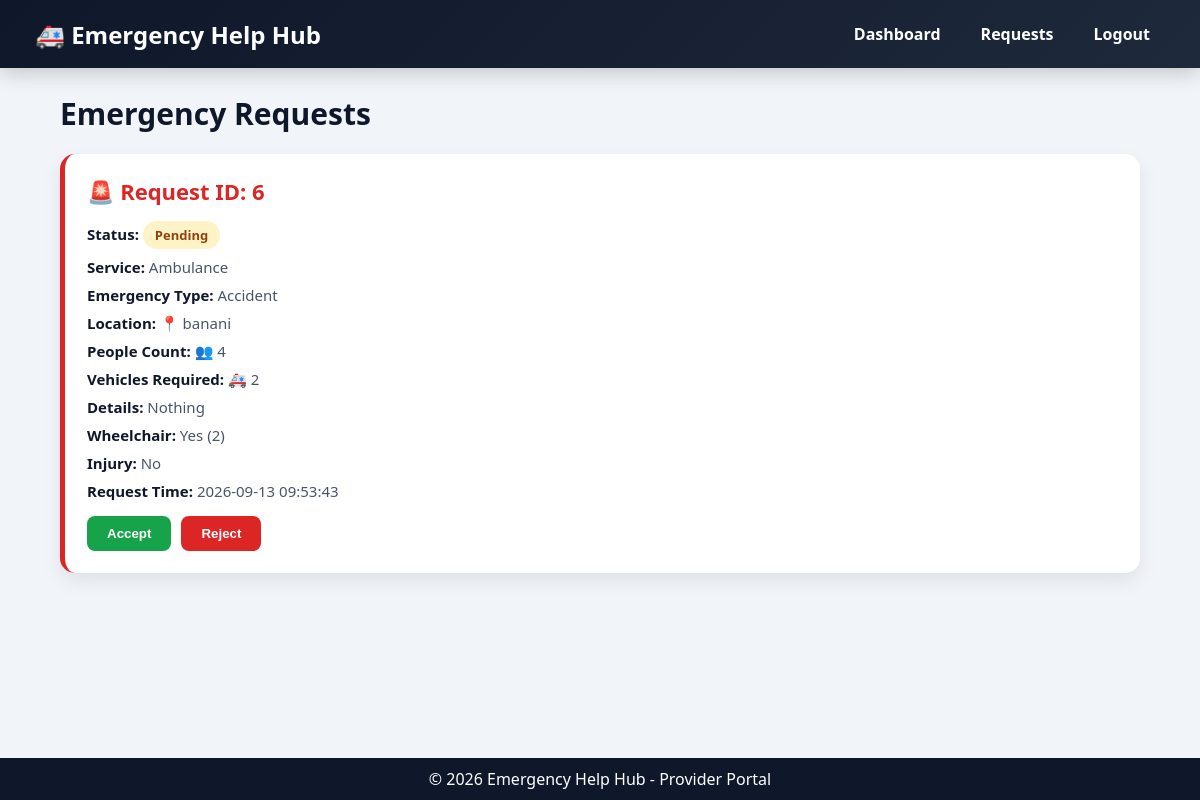
The app's page /controller/provider/requests.php (signed in) with its own data.
### tables this page shows
CREATE TABLE `emergency_requests` (
  `request_id` int(10) UNSIGNED NOT NULL,
  `citizen_id` int(10) UNSIGNED NOT NULL,
  `provider_id` int(10) UNSIGNED DEFAULT NULL,
  `service_type` varchar(50) NOT NULL,
  `emergency_type` varchar(100) NOT NULL,
  `people_count` int(10) UNSIGNED DEFAULT 1,
  `vehicles_requested` int(10) UNSIGNED DEFAULT 1,
  `location` varchar(150) NOT NULL,
  `details` text DEFAULT NULL,
  `wheelchair_required` tinyint(1) DEFAULT 0,
  `wheelchair_count` int(10) UNSIGNED DEFAULT 0,
  `injury_present` tinyint(1) DEFAULT 0,
  `injury_level` enum('Minor','Moderate','Severe','Critical') DEFAULT NULL,
  `injury_description` text DEFAULT NULL,
  `status` enum('Pending','Accepted','On The Way','Completed','Rejected','Cancelled') DEFAULT 'Pending',
  `request_time` timestamp NOT NULL DEFAULT current_timestamp(),
  `accepted_at` datetime DEFAULT NULL,
  `completed_at` datetime DEFAULT NULL,
  `updated_at` timestamp NOT NULL DEFAULT current_timestamp() ON UPDATE current_timestamp(),
  `latitude` double DEFAULT NULL,
  `longitude` double DEFAULT NULL
);

### controller/provider/requests.php (called while the page is built, shortened)
<?php
require_once __DIR__ . "/../../model/provider/ProviderModel.php";
$providerId = $_SESSION["provider_id"];
$requests = getProviderEmergencyRequests($providerId);
require_once __DIR__ . "/../../view/provider/requests.php";
?>

### model/provider/ProviderModel.php (called while the page is built, shortened)
<?php
require_once __DIR__ . "/../../config/db.php";
function getProviderEmergencyRequests($providerId)
{
    global $conn;
    $stmt = mysqli_prepare(
        $conn,
        "SELECT
            request_id,
            citizen_id,
            provider_id,
            service_type,
            emergency_type,
            people_count,
            vehicles_requested,
            location,
            details,
            wheelchair_required,
            wheelchair_count,
            injury_present,
            injury_level,
            injury_description,
            status,
            request_time,
            accepted_at,
            completed_at,
            updated_at
        FROM emergency_requests
        WHERE provider_id = ?
        ORDER BY request_time DESC"
    );
    mysqli_stmt_bind_param(
        $stmt,
        "i",
        $providerId
    );
    mysqli_stmt_execute($stmt);
    $result = mysqli_stmt_get_result($stmt);
    $requests = [];
    while($row = mysqli_fetch_assoc($result))
    {
        $requests[] = $row;
    }
    return $requests;
}
?>

### view/provider/requests.php (the view, shortened to what this page needs)
<!DOCTYPE html>
<html lang="en">
<head>
<link rel="stylesheet" href="../../assets/css/provider.css">
</head>
<body>
<header>
<h2>🚑 Emergency Help Hub</h2>
<nav>
<a href="../../controller/provider/dashboard.php">Dashboard</a>
<a href="../../controller/provider/requests.php">Requests</a>
<a href="../../controller/provider/logout.php">Logout</a>
</nav>
</header>
<main class="container">
<h1>Emergency Requests</h1>
<?php if(count($requests) > 0): ?>
<?php foreach($requests as $request): ?>
<div class="request-card">
<h2>
🚨 Request ID: <?= htmlspecialchars($request["request_id"]) ?>
</h2>
<p>
<strong>Status:</strong>
<span class="status <?= htmlspecialchars($request["status"]) ?>">
<?= htmlspecialchars($request["status"]) ?>
</span>
</p>
<p>
<strong>Service:</strong>
<?= htmlspecialchars($request["service_type"]) ?>
</p>
<p>
<strong>Emergency Type:</strong>
<?= htmlspecialchars($request["emergency_type"]) ?>
</p>
<p>
<strong>Location:</strong>
📍 <?= htmlspecialchars($request["location"]) ?>
</p>
<p>
<strong>People Count:</strong>
👥 <?= htmlspecialchars($request["people_count"]) ?>
</p>
<p>
<strong>Vehicles Required:</strong>
🚑 <?= htmlspecialchars($request["vehicles_requested"]) ?>
</p>
<p>
<strong>Details:</strong>
<?= htmlspecialchars($request["details"]) ?>
</p>
<p>
<strong>Wheelchair:</strong>
<?php if($request["wheelchair_required"] == 1): ?>
Yes
(<?= htmlspecialchars($request["wheelchair_count"]) ?>)
<?php else: ?>
No
<?php endif; ?>
</p>
<p>
<strong>Injury:</strong>
<?= $request["injury_present"] == 1 ? "Yes" : "No" ?>
</p>
<p>
<strong>Request Time:</strong>
<?= htmlspecialchars($request["request_time"]) ?>
</p>
<div class="actions">
<?php if($request["status"] == "Pending"): ?>
<a href="../../controller/provider/update-status.php?id=<?= $request["request_id"] ?>&status=Accepted">
<button type="button">
Accept
</button>
</a>
<a href="../../controller/provider/update-status.php?id=<?= $request["request_id"] ?>&status=Rejected">
<button type="button">
Reject
</button>
</a>
<?php elseif($request["status"] == "Rejected"): ?>
<p style="color:#dc2626;font-weight:bold;">
❌ Request Rejected
</p>
<?php elseif($request["status"] == "Completed"): ?>
<p style="color:#16a34a;font-weight:bold;">
✅ Request Completed
</p>
<?php endif; ?>
</div>
</div>
<?php endforeach; ?>
<?php else: ?>
<p>
No emergency requests available.
</p>
<?php endif; ?>
</main>
<footer>
<p>
© 2026 Emergency Help Hub - Provider Portal
</p>
</footer>
</body>
</html>

### assets/css/provider.css (style rules this page uses)
* { margin: 0; padding: 0; box-sizing: border-box; }
body { font-family: "Segoe UI", Arial, sans-serif; background: #f1f5f9; color: #1e293b; min-height: 100vh; display: flex; flex-direction: column; }
header { background: linear-gradient(135deg, #0f172a, #1e293b); padding: 15px 35px; display: flex; justify-content: space-between; align-items: center; box-shadow: 0 5px 20px rgba(0, 0, 0, .2); }
header h2 { color: white; font-size: 24px; }
nav { display: flex; gap: 10px; }
nav a { text-decoration: none; color: white; padding: 8px 15px; border-radius: 8px; transition: .3s; font-weight: 600; }
.container { width: 90%; max-width: 1100px; margin: 25px auto; flex: 1; }
.container h1 { font-size: 30px; margin-bottom: 20px; color: #0f172a; }
.request-card { background: white; border-radius: 15px; padding: 22px; margin-bottom: 20px; box-shadow: 0 8px 20px rgba(0, 0, 0, .08); border-left: 5px solid #dc2626; transition: .3s; }
.request-card h2 { color: #dc2626; margin-bottom: 15px; font-size: 22px; }
.request-card p { margin-bottom: 8px; font-size: 15px; color: #475569; }
.request-card strong { color: #0f172a; }
.status { display: inline-block; padding: 5px 12px; border-radius: 20px; font-size: 13px; font-weight: bold; }
.status.Pending { background: #fef3c7; color: #92400e; }
.actions { margin-top: 15px; display: flex; gap: 10px; }
.actions a { text-decoration: none; }
.actions button { border: none; padding: 10px 20px; border-radius: 8px; cursor: pointer; font-weight: bold; transition: .3s; }
.actions a:first-child button { background: #16a34a; color: white; }
.actions a:nth-child(2) button { background: #dc2626; color: white; }
footer { background: #0f172a; color: white; text-align: center; padding: 10px; }
button { cursor: pointer; }

### records on screen
emergency_requests: request_id "6", status "Pending", service_type "Ambulance", emergency_type "Accident", location "banani", people_count "4", vehicles_requested "2", details "Nothing", wheelchair_count "2", injury_present "No", request_time "2026-09-13 09:53:43"
